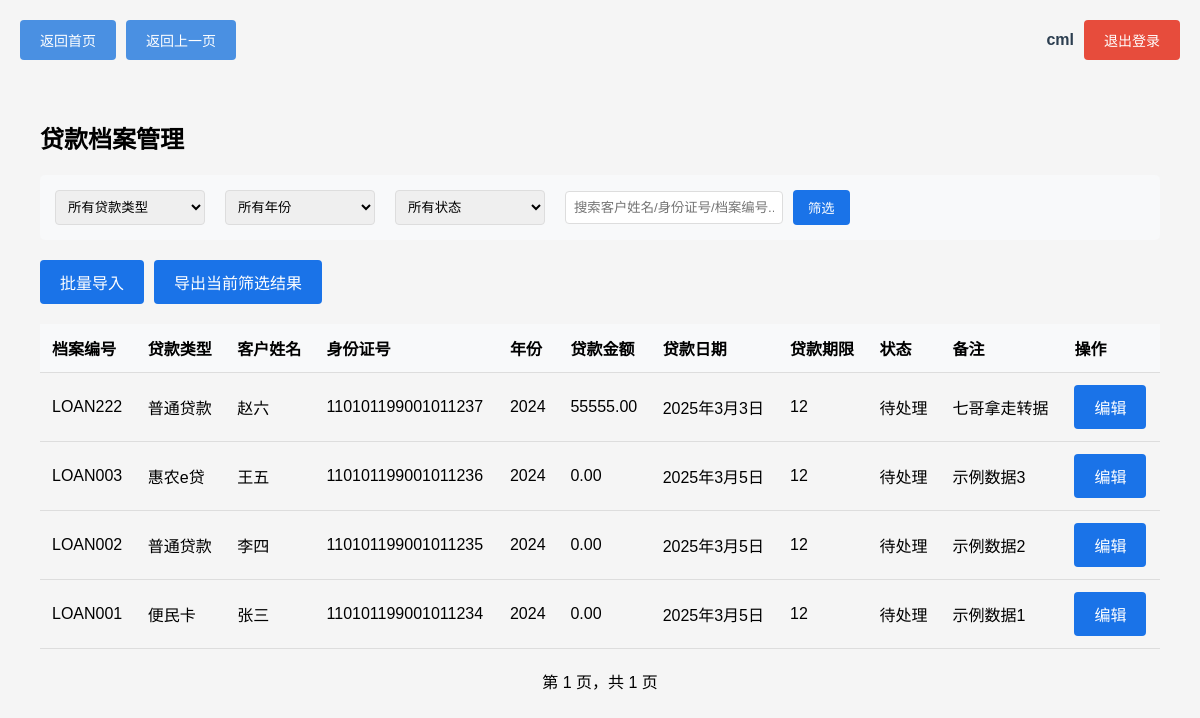
Page /loans/manage/ (signed in) on the earlier database version.
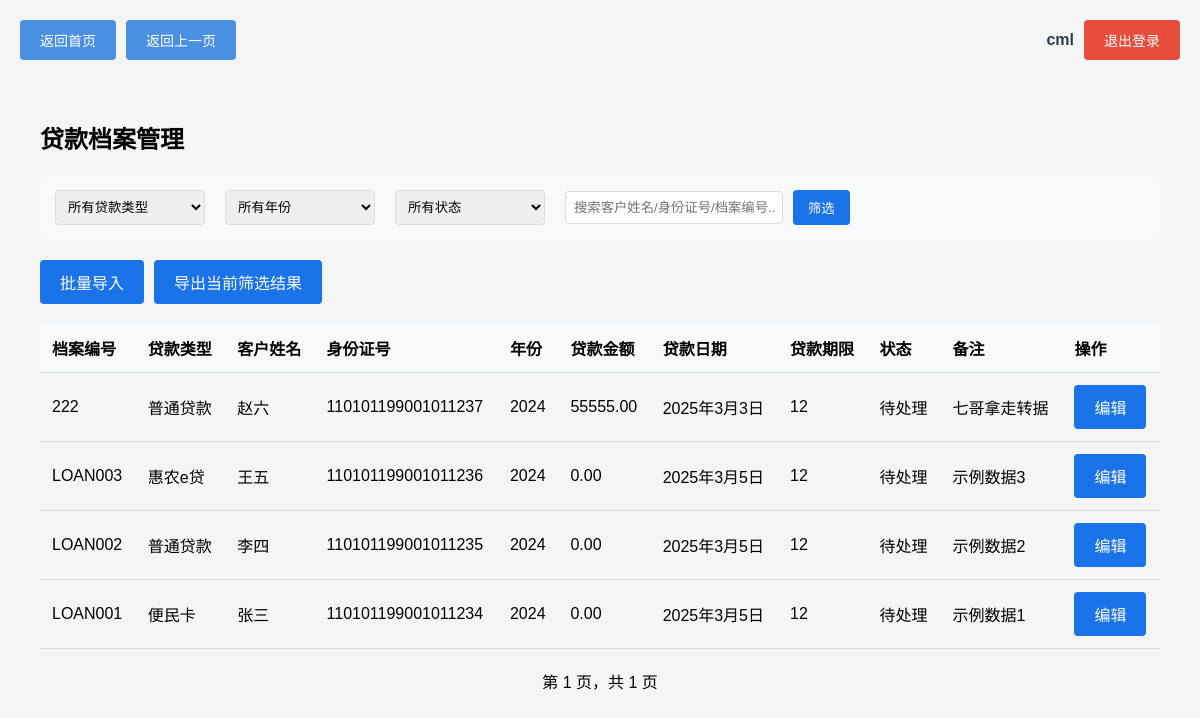
Same page on the later database version.
### loans/models.py (models this page shows, shortened)
class LoanRecord(models.Model):
    LOAN_TYPES = [
        ('convenience', '便民卡'),
        ('normal', '普通贷款'),
        ('rural', '惠农e贷'),
        ('mortgage', '按揭贷款')
    ]
    STATUS_CHOICES = [
        ('pending', '待处理'),
        ('approved', '已批准'),
        ('rejected', '已拒绝'),
        ('completed', '已完成')
    ]
    loan_type = models.CharField(max_length=20, choices=LOAN_TYPES, verbose_name='贷款类型')
    loan_number = models.CharField(max_length=50, unique=True, verbose_name='贷款档案编号')
    customer_name = models.CharField(max_length=100, verbose_name='客户姓名')
    id_number = models.CharField(max_length=18, verbose_name='身份证号', default='000000000000000000')
    year = models.IntegerField(verbose_name='年份', default=get_current_year)
    loan_amount = models.DecimalField(max_digits=12, decimal_places=2, verbose_name='贷款金额')
    loan_date = models.DateField(verbose_name='贷款日期')
    loan_term = models.IntegerField(verbose_name='贷款期限(月)')
    status = models.CharField(max_length=20, choices=STATUS_CHOICES, default='pending', verbose_name='状态')
    notes = models.TextField(blank=True, null=True, verbose_name='备注')
    change_history = models.TextField(blank=True, null=True, verbose_name='溯源记录')
    created_at = models.DateTimeField(auto_now_add=True, verbose_name='创建时间')
    updated_at = models.DateTimeField(auto_now=True, verbose_name='更新时间')
    class Meta:
        verbose_name = '贷款档案'
        verbose_name_plural = '贷款档案'
        ordering = ['-created_at']

### loans/views.py (the view)
# urls.py: path('manage/', views.manage_records, name='manage'),
@login_required
def manage_records(request):
    loan_type = request.GET.get('loan_type', '')
    year = request.GET.get('year', '')
    status = request.GET.get('status', '')
    search_query = request.GET.get('search', '')
    records = LoanRecord.objects.all()
    if loan_type:
        records = records.filter(loan_type=loan_type)
    if year:
        records = records.filter(year=year)
    if status:
        records = records.filter(status=status)
    if search_query:
        records = records.filter(
            Q(customer_name__icontains=search_query) |
            Q(id_number__icontains=search_query) |
            Q(loan_number__icontains=search_query)
        )
    years = sorted(LoanRecord.objects.values_list('year', flat=True).distinct())
    if not years:  # 如果没有记录，添加当前年份
        years = [datetime.now().year]
    paginator = Paginator(records, 10)
    page_number = request.GET.get('page')
    page_obj = paginator.get_page(page_number)
    context = {
        'records': page_obj,
        'loan_types': LoanRecord.LOAN_TYPES,
        'years': years,
        'status_choices': LoanRecord.STATUS_CHOICES,
        'selected_type': loan_type,
        'selected_year': year,
        'selected_status': status,
        'search_query': search_query,
    }
    return render(request, 'loans/manage.html', context)

### loans/templates/loans/manage.html (shortened to what this page needs)
{% extends 'loans/base.html' %}
{% block content %}
    <h2>贷款档案管理</h2>
    <div class="filters">
        <form method="get" style="display: flex; align-items: center; gap: 10px;">
            <select name="loan_type">
                <option value="">所有贷款类型</option>
            </select>
            <select name="year">
                <option value="">所有年份</option>
            </select>
            <select name="status">
                <option value="">所有状态</option>
            </select>
            <input type="text" name="search" placeholder="搜索客户姓名/身份证号/档案编号..." value="{{ search_query }}">
            <button type="submit">筛选</button>
        </form>
    </div>
    <div class="button-group">
        <a href="{% url 'loans:upload' %}" class="button">批量导入</a>
        <a href="{% url 'loans:export_records' %}?{{ request.GET.urlencode }}" class="button">导出当前筛选结果</a>
    </div>
    <table class="records-table">
        <thead>
            <tr>
                <th>档案编号</th>
                <th>贷款类型</th>
                <th>客户姓名</th>
                <th>身份证号</th>
                <th>年份</th>
                <th>贷款金额</th>
                <th>贷款日期</th>
                <th>贷款期限</th>
                <th>状态</th>
                <th>备注</th>
                <th>操作</th>
            </tr>
        </thead>
        <tbody>
            {% for record in records %}
            <tr>
                <td>{{ record.loan_number }}</td>
                <td>{{ record.get_loan_type_display }}</td>
                <td>{{ record.customer_name }}</td>
                <td>{{ record.id_number }}</td>
                <td>{{ record.year }}</td>
                <td>{{ record.loan_amount }}</td>
                <td>{{ record.loan_date }}</td>
                <td>{{ record.loan_term }}</td>
                <td>{{ record.get_status_display }}</td>
                <td>{{ record.notes }}</td>
                <td>
                    <a href="{% url 'loans:edit_record' record.id %}" class="button">编辑</a>
                </td>
            </tr>
            {% empty %}
            <tr>
                <td colspan="8" style="text-align: center; padding: 20px;">
                    没有找到符合条件的记录
                </td>
            </tr>
            {% endfor %}
        </tbody>
    </table>
    <div class="pagination">
        <span>第 {{ records.number }} 页，共 {{ records.paginator.num_pages }} 页</span>
    </div>
{% endblock %}

### loans/templates/loans/base.html (shortened to what this page needs)
<!DOCTYPE html>
<html>
<head>
</head>
<body>
    {% if user.is_authenticated and request.path != '/loans/login/' %}
    <div class="nav-buttons">
        <a href="{% url 'loans:index' %}" class="nav-button">返回首页</a>
        <a href="javascript:history.back()" class="nav-button">返回上一页</a>
    </div>
    <div class="user-info">
        <span class="username">{{ user.username }}</span>
        <a href="{% url 'loans:logout' %}" class="logout-button">退出登录</a>
    </div>
    {% endif %}
    <div class="content">
        {% block content %}{% endblock %}
    </div>
</body>
</html>

### loans/templates/loans/base.html (style rules this page uses)
.nav-buttons { position: fixed; top: 20px; left: 20px; z-index: 1000; display: flex; gap: 10px; }
.user-info { position: fixed; top: 20px; right: 20px; z-index: 1000; display: flex; gap: 10px; align-items: center; }
.nav-button { padding: 10px 20px; background-color: #4a90e2; color: white; border: none; border-radius: 4px; cursor: pointer; text-decoration: none; font-size: 14px; }
.logout-button { padding: 10px 20px; background-color: #e74c3c; color: white; border: none; border-radius: 4px; cursor: pointer; text-decoration: none; font-size: 14px; }
.content { margin-top: 60px; padding: 20px; }
.username { color: #2c3e50; font-weight: bold; }

### loans/templates/loans/manage.html (style rules this page uses)
body { font-family: Arial, sans-serif; margin: 0; padding: 20px; background-color: #f5f5f5; }
.filters { margin-bottom: 20px; padding: 15px; background-color: #f8f9fa; border-radius: 5px; display: flex; align-items: center; gap: 10px; }
.filters select { width: 150px; padding: 8px; border: 1px solid #ddd; border-radius: 4px; margin-right: 10px; }
.filters input[type="text"] { width: 200px; padding: 8px; border: 1px solid #ddd; border-radius: 4px; }
.filters button { padding: 8px 15px; background-color: #1a73e8; color: white; border: none; border-radius: 4px; cursor: pointer; }
.button { padding: 10px 20px; background-color: #1a73e8; color: white; border: none; border-radius: 4px; cursor: pointer; font-size: 16px; text-decoration: none; display: inline-block; }
.records-table { width: 100%; border-collapse: collapse; margin-top: 20px; }
.records-table th, .records-table td { padding: 12px; text-align: left; border-bottom: 1px solid #ddd; }
.records-table th { background-color: #f8f9fa; font-weight: 600; }
.pagination { display: flex; justify-content: center; margin-top: 20px; gap: 10px; }
.button-group { margin-top: 20px; display: flex; gap: 10px; }

Differences in the rows shown:
changed LoanRecord "赵六": loan_number "LOAN222" → "222"
